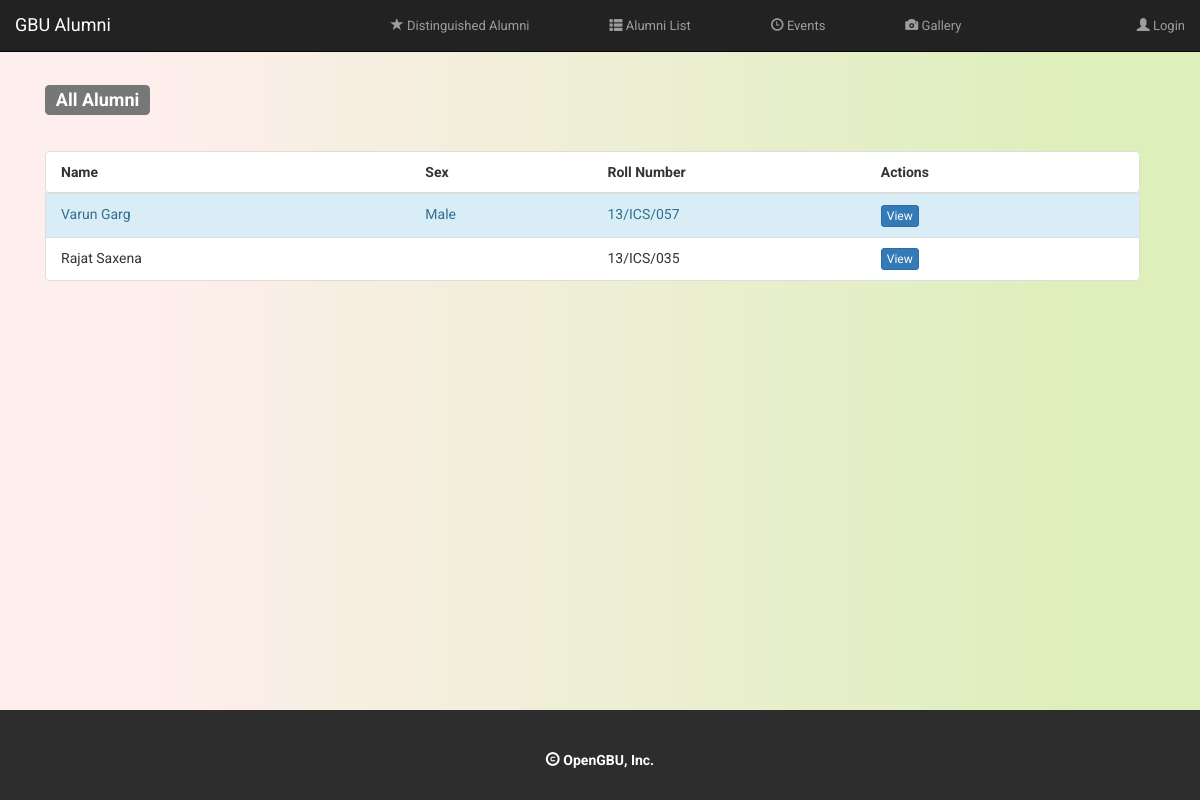
Page /alumni/alumni_list/all on the earlier database version.
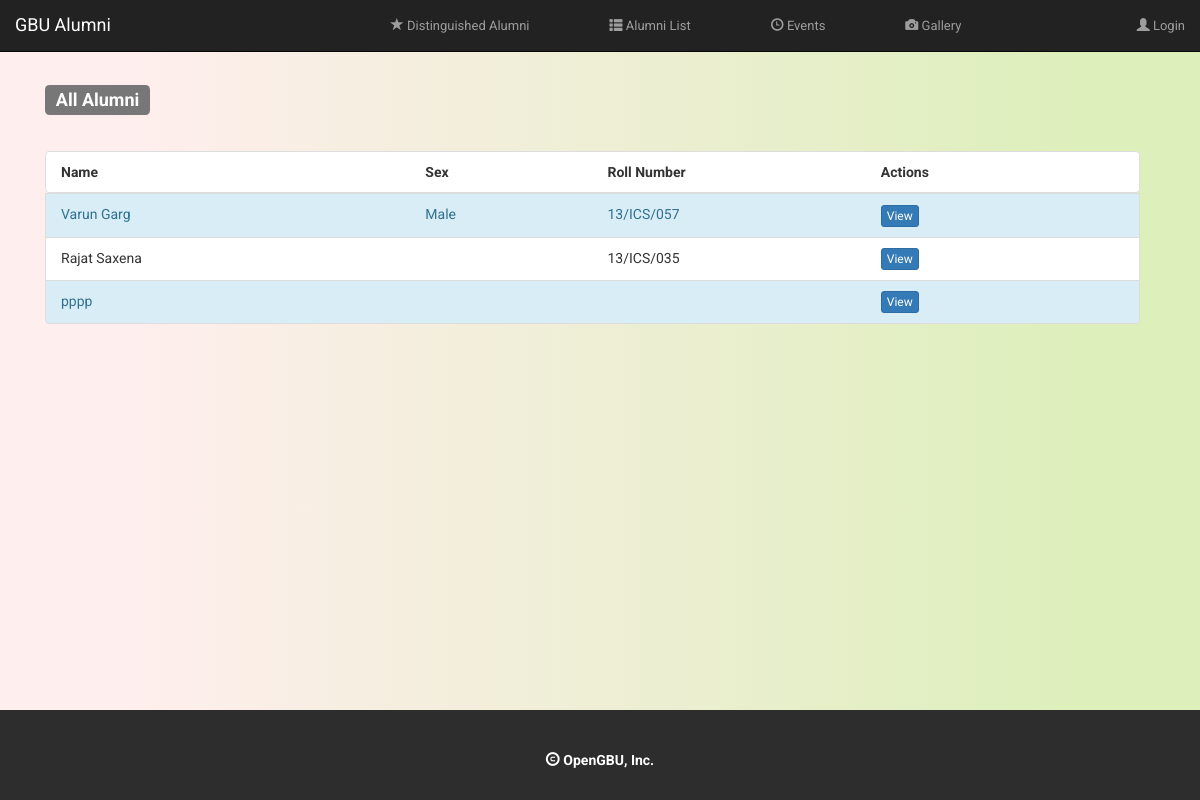
Same page on the later database version.
### tables this page shows
CREATE TABLE `users` (
  `user_id` int(11) NOT NULL,
  `username` varchar(25) NOT NULL,
  `password` varchar(200) NOT NULL,
  `type` varchar(40) NOT NULL,
  `email` varchar(50) NOT NULL,
  `active` int(11) NOT NULL DEFAULT '0',
  `profile_picture` varchar(50) NOT NULL,
  `full_name` varchar(40) NOT NULL,
  `roll_number` varchar(10) NOT NULL,
  `phone_number` varchar(15) NOT NULL,
  `confirmation_link` varchar(36) NOT NULL,
  `dob` varchar(100) NOT NULL,
  `address` text NOT NULL,
  `gender` varchar(100) NOT NULL,
  `marital_status` varchar(100) NOT NULL,
  `distinguished` int(11) NOT NULL
);

### application/controllers/Alumni.php (called while the page is built, shortened)
<?php
class Alumni extends CI_Controller {
    public function alumni_list($dist) {
        $data['special'] = $dist;
        $this->load->view('pages/common/link');
        $this->load->view('pages/common/header');
        $this->load->view('pages/alumni/all_alumni', $data);
        $this->load->view('pages/common/footer');
    }
}

### index.php (called while the page is built, shortened)
<?php
require_once BASEPATH.'core/CodeIgniter.php';

### application/views/pages/alumni/all_alumni.php (the view, shortened to what this page needs)
<div class="container">
<div class ="col-sm-12" style="padding-top:50px; padding-bottom:50px;">
    <h3><span class="label label-default"><?=ucfirst($special);?> Alumni</span></h3>
	<br/><br/>
    <?php
	if($special=='all')
	{
		$select_rows = $this->db->query("select full_name, roll_number, users.user_id, gender from users;");
    }
	else if($special=='distinguished')
	{
		$select_rows = $this->db->query("select full_name, roll_number, users.user_id, gender from users where distinguished = '1';");
	}
    if ($select_rows->num_rows() > 0) {
        ?>
        <ul class="nav nav-list col-sm-12" id = "record_list">
            <b>
                <li class="list-group-item">
                    <div class="row">
                        <div class="col-sm-4">
                            Name
                        </div>
                        <div class="col-sm-2">
                            Sex
                        </div>
                        <div class="col-sm-3">
                            Roll Number
                        </div>
                        <div class="col-sm-3">
                            Actions
                        </div>
                    </div>
                </li>
            </b>
            <?php
			$count=0;
            foreach ($select_rows->result() as $row) {
                $count++;
				if($count%2==0)
				{
					$color='default';
				}
				else
				{
					$color='info';
				}
				?>
                <li class="list-group-item list-group-item-<?=$color?>">
                    <div class="row">
                        <div class="col-sm-4">
                            <?= $row->full_name ?>
                        </div>
                        <div class="col-sm-2">
                            <?= ucfirst($row->gender) ?>
                        </div>
                        <div class="col-sm-3">
                            <?= $row->roll_number ?>
                        </div>
                        <div class="col-sm-3">
                            <a href="<?= site_url('alumni_profile/load_profile?user_id=' . $row->user_id) ?>" class="btn btn-xs btn-primary">View</a>
                        </div>
                    </div>
                </li>
                <?php
            }
            ?>
        </ul>
        <?php
    } else {
        echo "<b>Nothing to Display, no Alumni Found</b>";
    }
    ?>
</div>
</div>

Differences in the rows shown:
added users: full_name "pppp"
